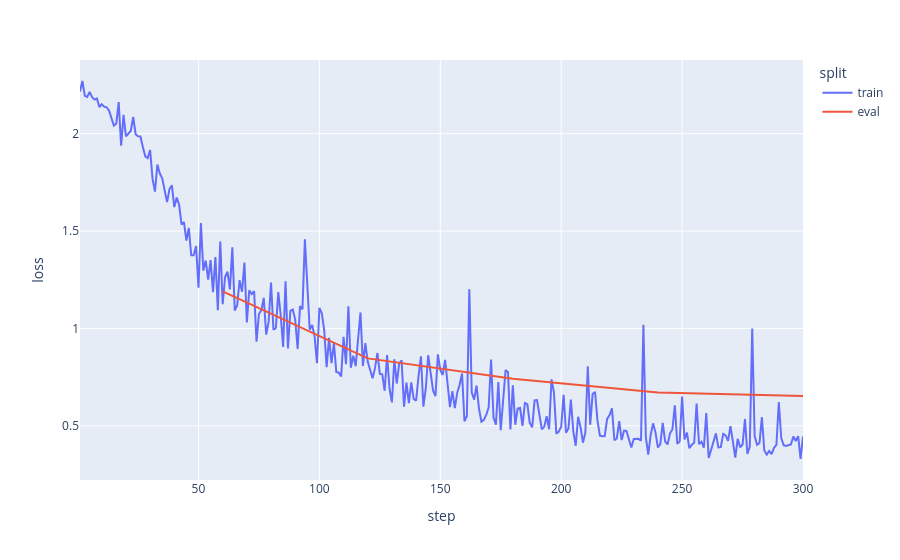

Notebook code for this chart:
### Code cell
# Courbes d'apprentissage du modèle
import json
import plotly.express as px 

with open("./camembert-CONC/checkpoint-300/trainer_state.json", "r") as file: 
    training_state = json.load(file)

loss = []

for log in training_state ["log_history"]:
    step = log["step"]
    if "loss" in log:
        loss += [{"step": step, "loss": log["loss"], "split": "train"}]
    elif "eval_loss" in log:
        loss += [{"step": step, "loss": log["eval_loss"], "split": "eval"}]
    else: 
        # thweird
        print(log)

loss = pd.DataFrame(loss)

px.line(loss, x = "step", y = "loss", color =  "split")

### Figure 1 — Plotly figure (JSON) as saved in the notebook; plotly's stock layout.template omitted (floating-point values rounded to 4 significant figures; data arrays with more than 128 entries replaced by an {"elided": "..."} marker saying what was removed)
{"data": [{"hovertemplate": "split=train<br>step=%{x}<br>loss=%{y}<extra></extra>", "legendgroup": "train", "line": {"color": "#636efa", "dash": "solid"}, "marker": {"symbol": "circle"}, "mode": "lines", "name": "train", "orientation": "v", "showlegend": true, "type": "scatter", "x": {"elided": "300 int values"}, "xaxis": "x", "y": {"elided": "300 float values"}, "yaxis": "y"}, {"hovertemplate": "split=eval<br>step=%{x}<br>loss=%{y}<extra></extra>", "legendgroup": "eval", "line": {"color": "#EF553B", "dash": "solid"}, "marker": {"symbol": "circle"}, "mode": "lines", "name": "eval", "orientation": "v", "showlegend": true, "type": "scatter", "x": [60, 120, 180, 240, 300], "xaxis": "x", "y": [1.19, 0.8464, 0.7417, 0.6712, 0.6533], "yaxis": "y"}], "layout": {"legend": {"title": {"text": "split"}, "tracegroupgap": 0}, "margin": {"t": 60}, "xaxis": {"anchor": "y", "domain": [0, 1], "title": {"text": "step"}}, "yaxis": {"anchor": "x", "domain": [0, 1], "title": {"text": "loss"}}}}
